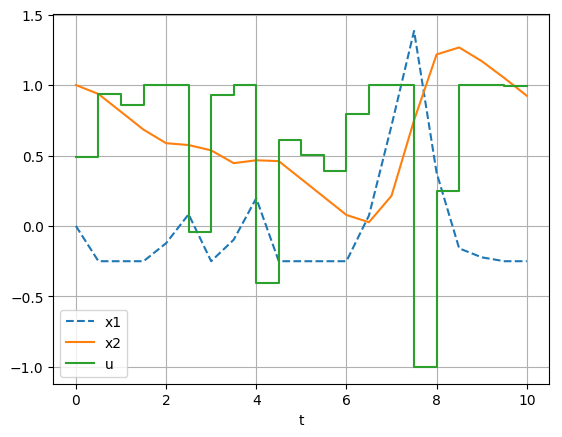

Here is the Python script that generated this plot:
from casadi import *

T = 10. # Time horizon
N = 20 # number of control intervals

# Declare model variables
x1 = MX.sym('x1')
x2 = MX.sym('x2')
x = vertcat(x1, x2)
u = MX.sym('u')

# Model equations
xdot = vertcat((1-x2**2)*x1 - x2 + u, x1)


# Formulate discrete time dynamics
if False:
   # CVODES from the SUNDIALS suite
   dae = {'x':x, 'p':u, 'ode':xdot}
   opts = {'tf':T/N}
   F = integrator('F', 'cvodes', dae, opts)
else:
   # Fixed step Runge-Kutta 4 integrator
   M = 4 # RK4 steps per interval
   DT = T/N/M
   f = Function('f', [x, u], [xdot])
   X0 = MX.sym('X0', 2)
   U = MX.sym('U')
   X = X0
   Q = 0
   for j in range(M):
       k1 = f(X, U)
       k2 = f(X + DT/2 * k1, U)
       k3 = f(X + DT/2 * k2, U)
       k4 = f(X + DT * k3, U)
       X=X+DT/6*(k1 +2*k2 +2*k3 +k4)
   F = Function('F', [X0, U], [X],['x0','p'],['xf'])

# Start with an empty NLP
w=[]
w0 = []
lbw = []
ubw = []
g=[]
lbg = []
ubg = []

# "Lift" initial conditions
Xk = MX.sym('X0', 2)
w += [Xk]
lbw += [0, 1]
ubw += [0, 1]
w0 += [0, 1]

# Formulate the NLP
for k in range(N):
    # New NLP variable for the control
    Uk = MX.sym('U_' + str(k))
    w   += [Uk]
    lbw += [-1]
    ubw += [1]
    w0  += [0]

    # Integrate till the end of the interval
    Fk = F(x0=Xk, p=Uk)
    Xk_end = Fk['xf']

    # New NLP variable for state at end of interval
    Xk = MX.sym('X_' + str(k+1), 2)
    w   += [Xk]
    lbw += [-0.25, -inf]
    ubw += [  inf,  inf]
    w0  += [0, 0]

    # Add equality constraint
    g   += [Xk_end-Xk]
    lbg += [0, 0]
    ubg += [0, 0]

nd = N+1

import gpflow
import time

class GPR(Callback):
  def __init__(self, name,  opts={}):
    Callback.__init__(self)
    self.construct(name, opts)
    self.counter = 0
    self.time = 0

  # Number of inputs and outputs
  def get_n_in(self): return 1
  def get_n_out(self): return 1

  def get_sparsity_in(self,i):
      return Sparsity.dense(nd,1)

  def get_sparsity_out(self,i):
      return Sparsity.dense(1,1)

  # Evaluate numerically
  def eval(self, arg):
    self.counter += 1
    t0 = time.time()
    print(np.array(arg[0]))
    [pred,_] = model.predict_y(np.array(arg[0]).T) #evaluate GPR
    self.time += time.time()-t0
    return [pred]

# Create
np.random.seed(0)
data = np.random.normal(loc=0.5,scale=1,size=(N,nd))
value = np.random.random((N,1))

model = gpflow.models.GPR(data, value, gpflow.kernels.Constant(nd) + gpflow.kernels.Linear(nd) + gpflow.kernels.White(nd) + gpflow.kernels.RBF(nd))

#train parameters
gpflow.train.ScipyOptimizer().minimize(model)

gpr = GPR('GPR', {"enable_fd":True})        #enable finite differences 

w = vertcat(*w)

# Create an NLP solver
prob = {'f': gpr(w[0::3]), 'x': w , 'g': vertcat(*g)}
options = {"ipopt": {"hessian_approximation": "limited-memory"}}
solver = nlpsol('solver', 'ipopt', prob,options);

# Solve the NLP
sol = solver(x0=w0, lbx=lbw, ubx=ubw, lbg=lbg, ubg=ubg)
w_opt = sol['x'].full().flatten()

# Plot the solution
x1_opt = w_opt[0::3]
x2_opt = w_opt[1::3]
u_opt = w_opt[2::3]

tgrid = [T/N*k for k in range(N+1)]
import matplotlib.pyplot as plt
plt.figure(1)
plt.clf()
plt.plot(tgrid, x1_opt, '--')
plt.plot(tgrid, x2_opt, '-')
plt.step(tgrid, vertcat(DM.nan(1), u_opt), '-.')
plt.xlabel('t')
plt.legend(['x1','x2','u'])
plt.grid()

plt.savefig('ocp.png', bbox_inches='tight')

print("Ncalls",gpr.counter)
print("Total time [s]",gpr.time)
